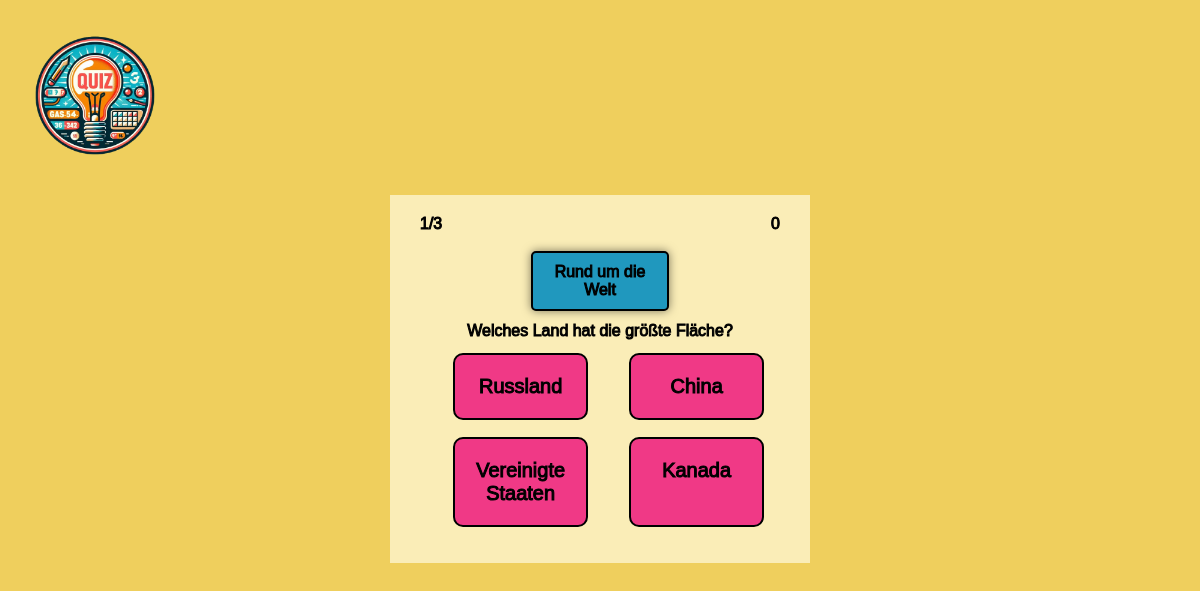
Screenshot of /quizgame2/game.php?category_name=Rund um die Welt with the database file from the repository.
### tables this page shows
CREATE TABLE `Fragen` (
    `FragenNr` INT AUTO_INCREMENT NOT NULL,
    `Frage` VARCHAR(255) NOT NULL,
    `KategorieNr` INT NOT NULL,
    PRIMARY KEY (`FragenNr`)
);

CREATE TABLE `Antworten` (
    `AntwortenNr` INT AUTO_INCREMENT NOT NULL,
    `FragenNr` INT NOT NULL,
    `Antwort` VARCHAR(255) NOT NULL,
    `Richtig` BOOLEAN NULL,
    PRIMARY KEY (`AntwortenNr`)
);

### quizgame2/game.php (the view, shortened to what this page needs)
<?php
require "database.php";
$playerIndex = $_SESSION['player_index'] ?? 0;
$questionsPerPlayer = 3;
if(isset($_GET['category_name'])) {
    $category_name = $_GET['category_name'];
    $statement = $conn->prepare("SELECT * FROM kategorie WHERE Kategorie = ?");
    $statement->execute([$category_name]);
    $category = $statement->fetch(PDO::FETCH_ASSOC);
    if($category) {
        $category_id = $category['KategorieNr'];
        $limit = $questionsPerPlayer;
        $offset = $playerIndex * $questionsPerPlayer;
        $statement_questions = $conn->prepare("SELECT * FROM fragen WHERE KategorieNr = ? LIMIT $limit OFFSET $offset");
        $statement_questions->execute([$category_id]);
        $questions = $statement_questions->fetchAll(PDO::FETCH_ASSOC);
        $answers = array();
        foreach($questions as $question) {
            $statement_answers = $conn->prepare("SELECT * FROM antworten WHERE FragenNr = ?");
            $statement_answers->execute([$question['FragenNr']]);
            $answers[$question['FragenNr']] = $statement_answers->fetchAll(PDO::FETCH_ASSOC);
        }
        $total_questions = count($questions);
    } else {
        $questions = [];
        $answers = [];
        $total_questions = 0;
    }
} else {
    $questions = [];
    $answers = [];
    $total_questions = 0;
}
$currentQuestion = isset($_GET['currentQuestion']) ? $_GET['currentQuestion'] : 0;
?>
<!DOCTYPE html>
<html lang="en">
<head>
</head>
<body>
    <div class="main-container">
    <div class="game-container">
    <div class="logo">
        <img src="static/img/logo.png" alt="Logo">
    </div>
    <div class="question-box" id="question-box">
        <div class="question-status">
            <div class="fragen"><?php echo ($currentQuestion + 1) . "/" . $total_questions; ?></div>
            <div class="punkte" id="points">0</div>
        </div>
        <div class="category">
            <?php
                if(isset($_GET['category_name'])) {
                    echo $_GET['category_name'];
                } else {
                    echo "Es wurde keine Kategorie ausgewählt.";
                }
            ?>
        </div>
        <div class="question">
            <?php echo $questions[$currentQuestion]['Frage']; ?>
        </div>
        <div class="answers-container">
            <?php foreach($answers[$questions[$currentQuestion]['FragenNr']] as $answer): ?>
                <div class="answer" id="answer_<?php echo $answer['AntwortenNr']; ?>" data-correct="<?php echo $answer['Richtig'] ? '1' : null; ?>" onclick="selectAnswer(<?php echo $answer['Richtig'] ? '1' : null; ?>, <?php echo $answer['AntwortenNr']; ?>)">
                    <?php echo $answer['Antwort']; ?>
                </div>
            <?php endforeach; ?>
        </div>
    </div>
</div>
        </div>
</body>
</html>

### quizgame2/game.php (style rules this page uses)
body { margin: 0; padding: 0; display: flex; justify-content: center; align-items: center; height: 100vh; background-color: #EFCF5D; }
.main-container { display: flex; flex-direction: column; align-items: center; width: 100%; margin: 0 auto; }
.game-container { text-align: center; width: 35%; }
.question-box { background-color: #FAEDB7; padding: 20px; margin-bottom: 10%; font-family: "Cabinet Grotesk Variable", sans-serif; -webkit-text-stroke: 1px black; }
.category { background-color: #2098BE; font-family: "Cabinet Grotesk Variable", sans-serif; -webkit-text-stroke: 1px black; width: 30%; color: black; border: 2px solid black; border-radius: 5px; padding: 10px; box-shadow: 0 0 10px rgba(0, 0, 0, 0.5); margin-top: 2%; margin-bottom: 3%; display: inline-block; }
.answers-container { display: grid; grid-template-columns: repeat(2, 1fr); grid-gap: 10px; margin: 0 auto; margin-bottom: 3%; margin-top: 3%; margin-left: 10%; }
.answer { width: 55%; background-color: #F03986; border: 2px solid #000; border-radius: 10px; padding: 20px; margin: 5px; margin-top: 1%; cursor: pointer; font-size: 20px; font-family: "Cabinet Grotesk Variable", sans-serif; -webkit-text-stroke: 1px black; }
.logo { position: absolute; top: 20px; left: 20px; width: 40px; height: 100px; }
.logo img { width: 150px; height: 150px; }
.question-status { display: flex; justify-content: space-between; align-items: flex-start; margin-bottom: 10px; }
.punkte { margin-right: 10px; }
.fragen { margin-left: 10px; }

### rows the page displays
fragen: Frage "Welches Land hat die größte Fläche?"
antworten: Antwort "Russland"
antworten: Antwort "China"
antworten: Antwort "Vereinigte Staaten"
antworten: Antwort "Kanada"

### other values shown
$currentQuestion + 1 "1"
$total_questions "3"
$_GET['category_name'] "Rund um die Welt"
